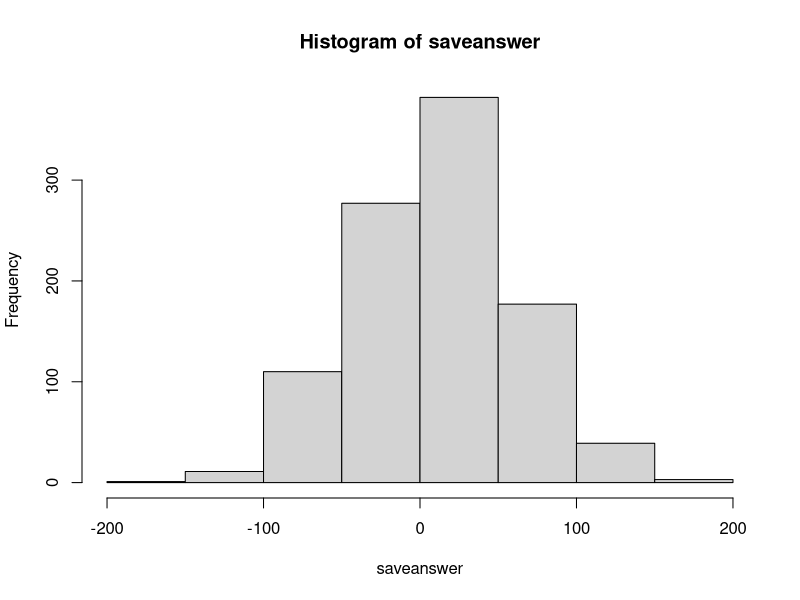
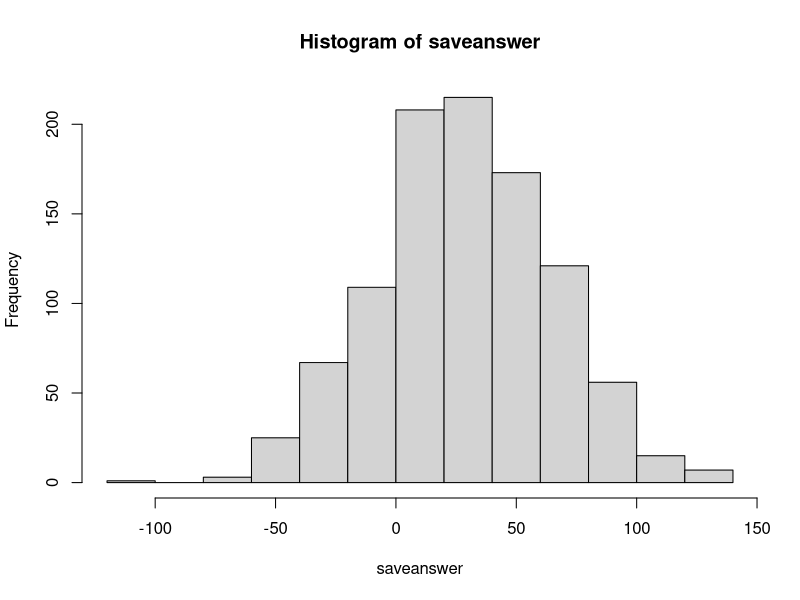
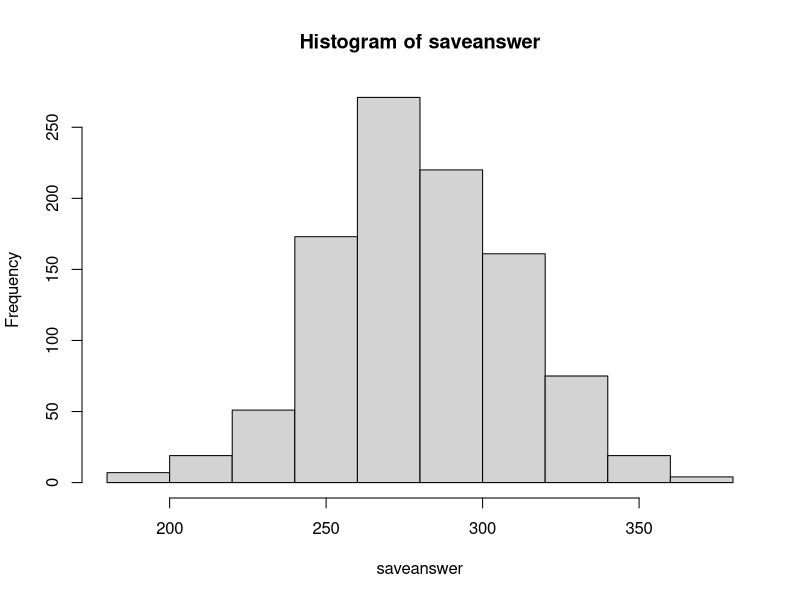

Recreate these plots in R, in order.
## ---- chunk 1
knitr::opts_chunk$set(echo = TRUE)
require(tidyverse)
require(tidyverse)
require(knitr)
## ---- chunk 2
birthdays=1:365
saveanswer=vector("numeric")
for(j in 1:1000){

savebank=0
for(i in 1:637){
classsample<-sample(birthdays,35,replace=TRUE)
d<-duplicated(classsample)
# If we add up d and get a number greater than zero, then we had responses with the same birthday.
if(sum(d)>0){
  savebank=savebank+1
}else{
  savebank=savebank-4.30
}
}
saveanswer[j]<-savebank
}
## ---- chunk 3
hist(saveanswer)
ssanswer<-sort(saveanswer)
print(ssanswer[25])
print(ssanswer[975])
## ---- chunk 4
birthdays=1:365
saveanswer=vector("numeric")
for(j in 1:1000){

savebank=0
for(i in 1:637){
classsample<-sample(birthdays,29,replace=TRUE)
d<-duplicated(classsample)
# If we add up d and get a number greater than zero, then we had responses with the same birthday.
if(sum(d)>0){
  savebank=savebank+1
}else{
  savebank=savebank-2
}
}
saveanswer[j]<-savebank
}
## ---- chunk 5
hist(saveanswer)
ssanswer<-sort(saveanswer)
print(ssanswer[25])
print(ssanswer[975])
## ---- chunk 6
birthdays=1:365
saveanswer=vector("numeric")
for(j in 1:1000){

savebank=0
for(i in 1:637){
classsample<-sample(birthdays,35,replace=TRUE)
d<-duplicated(classsample)
# If we add up d and get a number greater than zero, then we had responses with the same birthday.
if(sum(d)>0){
  savebank=savebank+1
}else{
  savebank=savebank-2
}
}
saveanswer[j]<-savebank
}
## ---- chunk 7
hist(saveanswer)
ssanswer<-sort(saveanswer)
print(ssanswer[25])
print(ssanswer[975])
